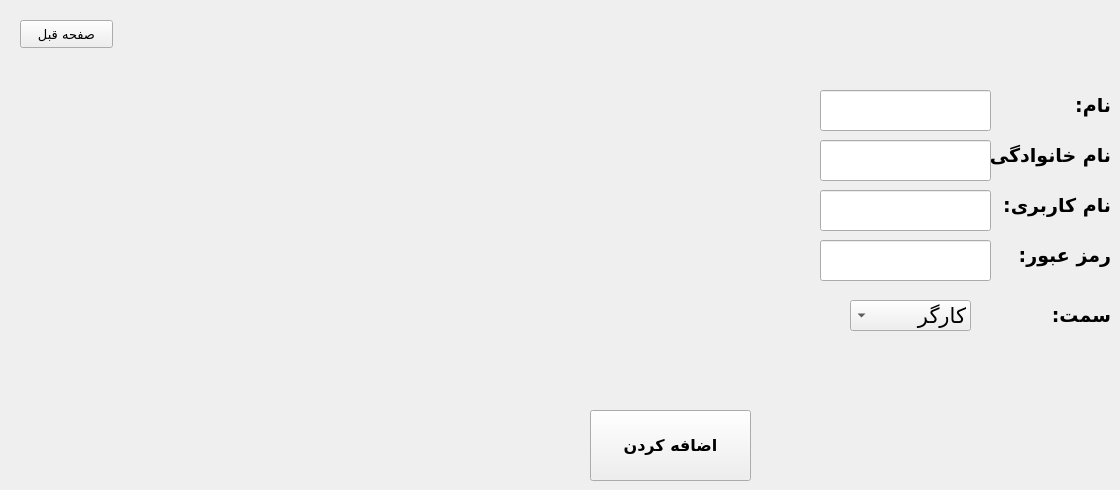
      <widget class="QWidget" name="tab_12">
       <attribute name="title">
        <string>Tab 2</string>
       </attribute>
       <widget class="QLineEdit" name="new_user_fname">
        <property name="geometry">
         <rect>
          <x>820</x>
          <y>90</y>
          <width>171</width>
          <height>41</height>
         </rect>
        </property>
        <property name="font">
         <font>
          <pointsize>14</pointsize>
         </font>
        </property>
        <property name="layoutDirection">
         <enum>Qt::RightToLeft</enum>
        </property>
        <property name="locale">
         <locale language="Persian" country="Iran"/>
        </property>
       </widget>
       <widget class="QLineEdit" name="new_user_name">
        <property name="geometry">
         <rect>
          <x>820</x>
          <y>190</y>
          <width>171</width>
          <height>41</height>
         </rect>
        </property>
        <property name="font">
         <font>
          <pointsize>14</pointsize>
         </font>
        </property>
        <property name="layoutDirection">
         <enum>Qt::LeftToRight</enum>
        </property>
       </widget>
       <widget class="QLineEdit" name="new_user_password">
        <property name="geometry">
         <rect>
          <x>820</x>
          <y>240</y>
          <width>171</width>
          <height>41</height>
         </rect>
        </property>
        <property name="font">
         <font>
          <pointsize>14</pointsize>
         </font>
        </property>
        <property name="echoMode">
         <enum>QLineEdit::Password</enum>
        </property>
       </widget>
       <widget class="QLabel" name="products_details_label_6">
        <property name="geometry">
         <rect>
          <x>990</x>
          <y>240</y>
          <width>121</width>
          <height>31</height>
         </rect>
        </property>
        <property name="font">
         <font>
          <family>Vazir</family>
          <pointsize>14</pointsize>
          <weight>75</weight>
          <bold>true</bold>
         </font>
        </property>
        <property name="text">
         <string>رمز عبور:</string>
        </property>
       </widget>
       <widget class="QLabel" name="products_details_label_5">
        <property name="geometry">
         <rect>
          <x>1000</x>
          <y>90</y>
          <width>111</width>
          <height>31</height>
         </rect>
        </property>
        <property name="font">
         <font>
          <family>Vazir</family>
          <pointsize>14</pointsize>
          <weight>75</weight>
          <bold>true</bold>
         </font>
        </property>
        <property name="text">
         <string>نام:</string>
        </property>
       </widget>
       <widget class="QLabel" name="products_details_label_4">
        <property name="geometry">
         <rect>
          <x>990</x>
          <y>190</y>
          <width>121</width>
          <height>31</height>
         </rect>
        </property>
        <property name="font">
         <font>
          <family>Vazir</family>
          <pointsize>14</pointsize>
          <weight>75</weight>
          <bold>true</bold>
         </font>
        </property>
        <property name="text">
         <string>نام کاربری:</string>
        </property>
       </widget>
       <widget class="QLabel" name="products_details_label_7">
        <property name="geometry">
         <rect>
          <x>990</x>
          <y>140</y>
          <width>121</width>
          <height>31</height>
         </rect>
        </property>
        <property name="font">
         <font>
          <family>Vazir</family>
          <pointsize>14</pointsize>
          <weight>75</weight>
          <bold>true</bold>
         </font>
        </property>
        <property name="text">
         <string>نام خانوادگی:</string>
        </property>
       </widget>
       <widget class="QLineEdit" name="new_user_lname">
        <property name="geometry">
         <rect>
          <x>820</x>
          <y>140</y>
          <width>171</width>
          <height>41</height>
         </rect>
        </property>
        <property name="font">
         <font>
          <pointsize>14</pointsize>
         </font>
        </property>
        <property name="locale">
         <locale language="Persian" country="Iran"/>
        </property>
       </widget>
       <widget class="QLabel" name="products_details_label_8">
        <property name="geometry">
         <rect>
          <x>1000</x>
          <y>300</y>
          <width>111</width>
          <height>31</height>
         </rect>
        </property>
        <property name="font">
         <font>
          <family>Vazir</family>
          <pointsize>14</pointsize>
          <weight>75</weight>
          <bold>true</bold>
         </font>
        </property>
        <property name="text">
         <string>سمت:</string>
        </property>
       </widget>
       <widget class="QComboBox" name="new_user_post">
        <property name="geometry">
         <rect>
          <x>850</x>
          <y>300</y>
          <width>121</width>
          <height>31</height>
         </rect>
        </property>
        <property name="font">
         <font>
          <family>B Mitra</family>
          <pointsize>16</pointsize>
         </font>
        </property>
        <property name="layoutDirection">
         <enum>Qt::RightToLeft</enum>
        </property>
        <property name="styleSheet">
         <string notr="true">border-color: rgb(103, 103, 103);</string>
        </property>
        <item>
         <property name="text">
          <string>کارگر</string>
         </property>
        </item>
        <item>
         <property name="text">
          <string>مدیر خط</string>
         </property>
        </item>
        <item>
         <property name="text">
          <string>مدیریت کارخانه</string>
         </property>
        </item>
       </widget>
       <widget class="QPushButton" name="add_user_2">
        <property name="geometry">
         <rect>
          <x>590</x>
          <y>410</y>
          <width>161</width>
          <height>71</height>
         </rect>
        </property>
        <property name="font">
         <font>
          <family>Vazir</family>
          <pointsize>12</pointsize>
          <weight>75</weight>
          <bold>true</bold>
         </font>
        </property>
        <property name="text">
         <string>اضافه کردن</string>
        </property>
       </widget>
       <widget class="QPushButton" name="prev_page_btn">
        <property name="geometry">
         <rect>
          <x>20</x>
          <y>20</y>
          <width>93</width>
          <height>28</height>
         </rect>
        </property>
        <property name="font">
         <font>
          <family>Vazir</family>
          <pointsize>10</pointsize>
         </font>
        </property>
        <property name="text">
         <string>صفحه قبل</string>
        </property>
       </widget>
      </widget>
